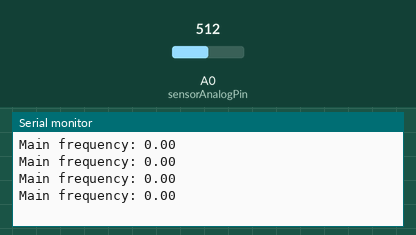
Simulated run of this sketch. Board: Arduino Uno, built with avr-gcc and run on an emulated ATmega328P. Parts: the last lines printed to the serial monitor. The test bench sets the inputs (shaded band); at power-on: A0 (sensorAnalogPin) = 512.

Above: at 1.2 s.
1.3 s: A0 (sensorAnalogPin) set to 716
At 1.7 s:
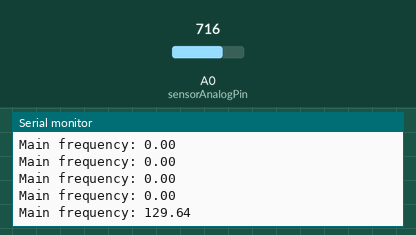
2.8 s: A0 (sensorAnalogPin) set to 900
At 3.23 s:
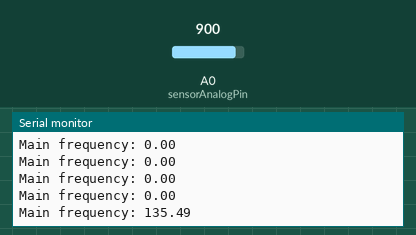
Timing chart, 0 to 5.8 s (numbered marks = the images above; inputs shaded):
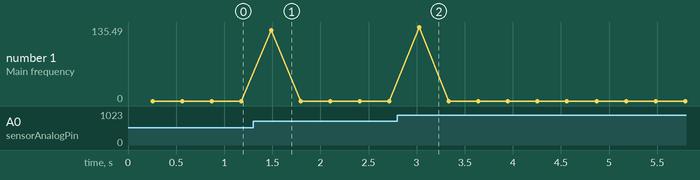

Measured:
- after the input at 1.3 s, the serial monitor: prints a new line after 0.19 s (image 1)
- after the input at 2.8 s, the serial monitor: prints a new line after 0.23 s (image 2)

The sketch:

MicCode.ino
```cpp
// www.elegoo.com
// 2018.10.24
/*
  LED1 should be lit, showing power. LED2 indicates sound input, and the sensitivity is adjusted by potentiometer.
  There is a tiny screw on the blue potentiometer block that you can use for adjustment. Turning that
  clockwise lowers the potentiometer value, while counter-clockwise raises the potentiometer value.
  Use the potentiometer to adjust the Sound Sensor sensitivity. Turn the potentiometer
  several rotations until you see the LED2 extinguish (or just faintly blink). This might be slightly greater than
  500, if you are also watching Serial Monitor (inital adjustment), or, Serial Plotter (the latter is prefererd for observation).
  Special thanks to user CRomer, for his input and hard work!
*/
#include "arduinoFFT.h"
int  sensorAnalogPin = A0;    // Select the Arduino input pin to accept the Sound Sensor's analog output
int  sensorDigitalPin = 2;    // Select the Arduino input pin to accept the Sound Sensor's digital output
int  analogValue = 0;         // Define variable to store the analog value coming from the Sound Sensor
int  digitalValue;            // Define variable to store the digital value coming from the Sound Sensor
int  Led13 = 13;              // Define LED port; this is the LED built in to the Arduino (labled L)
                              // When D0 from the Sound Sensor (connnected to pin 7 on the
                              // Arduino) sends High (voltage present), L will light up. In practice, you
                              // should see LED13 on the Arduino blink when LED2 on the Sensor is 100% lit.

//Arduino FFT Library Constants and Declarations
double main_freq = 0;
int frequencies{};
int numSamples = 0;
unsigned long ms = 0;
const uint16_t samples = 128;
double vReal[samples];
double vImag[samples];
const double samplingFreq = 1600;
unsigned int time_const = round(1000000/samplingFreq);
arduinoFFT FFT = arduinoFFT();
double a4 = 440;
double c4 = 262;
double precision = 0.02;


void setup(){
  pinMode(sensorDigitalPin,INPUT);
  Serial.begin(115200);               // The IDE settings for Serial Monitor/Plotter (preferred) must match this speed
  pinMode(sensorDigitalPin,INPUT);  // Define pin 3 as an input port, to accept digital input
}

void loop(){
  ms = micros();
  for(int i = 0; i < samples; i++){
    vReal[i] = (double)analogRead(sensorAnalogPin);
    vImag[i] = 0;
    while(micros() < ms + time_const){

    }
    ms += time_const;
  }

  FFT.Windowing(vReal, samples, FFTWindow::Hamming, FFTDirection::Forward);
  FFT.Compute(vReal, vImag, samples, FFTDirection::Forward);
  FFT.ComplexToMagnitude(vReal, vImag, samples);
  Serial.print("Main frequency: ");
  main_freq = FFT.MajorPeak(vReal, samples, samplingFreq);
  Serial.println(main_freq);

  delay(50);                  // Slight pause so that we don't overwhelm the serial interface
}
```
